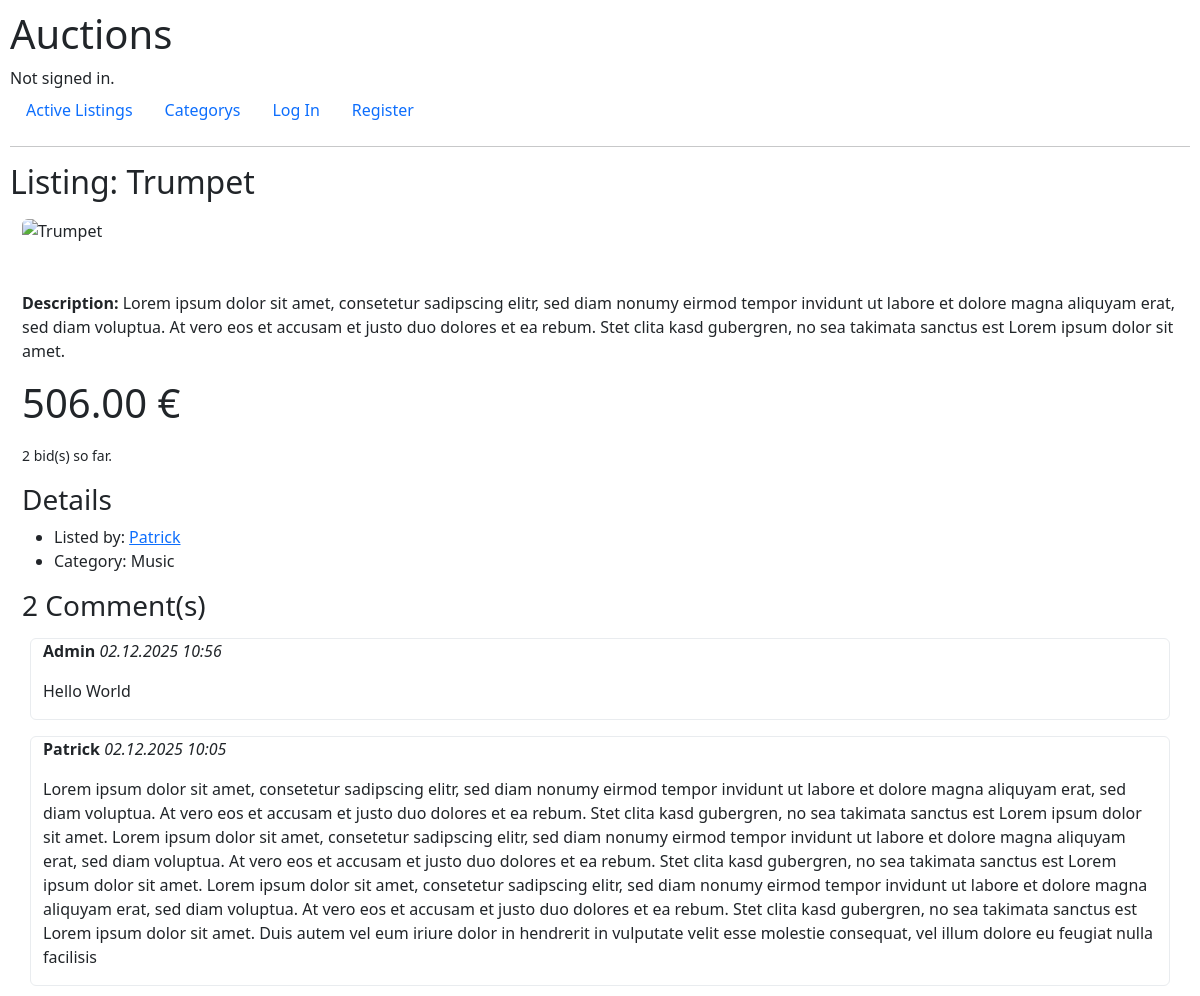
Screenshot of /listing/7 with the database file from the repository.
### auctions/models.py (models this page shows, shortened)
class Listing(models.Model):
    title = models.CharField(max_length=255)
    description = models.TextField()
    starting_bid = models.DecimalField(max_digits=10, decimal_places=2)
    image_url = models.URLField(blank=True, null=True)
    category = models.ForeignKey('Category',on_delete=models.SET_NULL, blank=True, null=True)
    owner = models.ForeignKey('User', on_delete=models.CASCADE)
    active = models.BooleanField(default=True)
    created = models.DateTimeField(auto_now_add=True)
    edited = models.DateTimeField(auto_now=True)
    def highest_bid_obj(self):
        return self.bids.order_by("-bid").first()
    @property
    def highest_bid(self):
        highest = self.highest_bid_obj()
        return highest.bid if highest else self.starting_bid
    @property
    def bids_count(self):
        return self.bids.count()
    def user_has_highest_bid(self, user):
        if not user.is_authenticated:
            return False
        highest = self.highest_bid_obj()
        if not highest:
            return False
        return highest.user == user

class Bid(models.Model):
    user = models.ForeignKey('User', on_delete=models.CASCADE)
    listing = models.ForeignKey('Listing', on_delete=models.CASCADE, related_name="bids")
    bid = models.DecimalField(max_digits=10, decimal_places=2)
    created = models.DateTimeField(auto_now_add=True)

class User(AbstractUser):
    pass

class Category(models.Model):
    name = models.CharField(max_length=255)
    def __str__(self):
        return self.name

class Comment(models.Model):
    user = models.ForeignKey('User', on_delete=models.CASCADE)
    listing = models.ForeignKey('Listing', on_delete=models.CASCADE, related_name="comments")
    comment = models.CharField(max_length=1024)
    created = models.DateTimeField(auto_now_add=True)
    edited = models.DateTimeField(auto_now=True)

### auctions/views.py (the view)
# urls.py: path("listing/<int:listing_id>", views.listing, name="listing"),
def listing(request, listing_id):
    listing = get_object_or_404(Listing, id=listing_id)
    is_watching = False
    form = None
    if request.user.is_authenticated:
        is_watching = Watchlist.objects.filter(
            user=request.user,
            listing=listing
        ).exists()
    return render(request, "auctions/listing.html",{
        "listing" : listing,
        "is_watching" : is_watching,
        "form_bid" : BidForm(),
        "user_has_highest": listing.user_has_highest_bid(request.user),
        "comments": listing.comments.order_by("-created"),
        "form_comment" : CommentForm()
    })

### auctions/templates/auctions/listing.html (shortened to what this page needs)
{% extends "auctions/layout.html" %}
{% block body %}
    <h2>Listing: {{ listing.title }}</h2>
    <div class="container-fluid mt-3">
        <img
        src="{{ listing.image_url|default_if_none:'https://img.freepik.com/premium-vector/no-photo-available-vector-icon-default-image-symbol-picture-coming-soon-web-site-mobile-app_87543-10615.jpg' }}"
        alt="{{ listing.title }}"
        class="rounded img-fluid"
        style="height: 300px; width: auto; object-fit: contain;"
        onerror="this.onerror=null; this.src='https://img.freepik.com/premium-vector/no-photo-available-vector-icon-default-image-symbol-picture-coming-soon-web-site-mobile-app_87543-10615.jpg';"
        />
    </div>
    <div class="container-fluid mt-5">
        <p><strong>Description:</strong> {{ listing.description }}</p>
    </div>
    <div class="container-fluid mt-3">
        <p class="display-6">{{ listing.highest_bid }} €</p>
    </div>
    <div class="container-fluid mt-3" style="max-width: 300px; margin-left: 0px;">
        <p><small>{{ listing.bids_count }} bid(s) so far.</small></p>
        </div>
    <div class="container-fluid mt-3">
        <h3>Details</h3>
        <ul>
            <li>Listed by: <span><a href="{% url 'profile' listing.owner.id %}">{{ listing.owner }}</a></span></li>
            <li>Category: {{listing.category}}</li>
        </ul>
        <h3>{{ comments.count }} Comment(s)</h3>
        {% for comment in comments %}
            <div class="container rounded mt-3 border border-light-subtle">
                <p><span class="fw-bold">{{ comment.user }}</span> <span class="fst-italic">{{ comment.created|date:"d.m.Y H:i" }}</span></p>
                <p>{{ comment.comment }}</p>
            </div>
        {% endfor %}
    </div>
{% endblock %}

### auctions/static/auctions/styles.css (style rules this page uses)
body { padding: 10px; }

### rows the page displays
Listing: title "Trumpet", description "Lorem ipsum dolor sit amet, consetetur sadipscing elitr, sed diam nonumy eirmod tempor invidunt ut labore et dolore magna aliquyam erat, sed diam voluptua. At vero eos et accusam et justo duo dolores et ea rebum. Stet clita kasd gubergren, no sea takimata sanctus est Lorem ipsum dolor sit amet.", highest_bid "506.00", bids_count "2", owner "Patrick", category "Music"
Comment: user "Admin", created "02.12.2025 10:56", comment "Hello World"
Comment: user "Patrick", created "02.12.2025 10:05", comment "Lorem ipsum dolor sit amet, consetetur sadipscing elitr, sed diam nonumy eirmod tempor invidunt ut labore et dolore magna aliquyam erat, sed diam voluptua. At vero eos et accusam et justo duo dolores et ea rebum. Stet clita kasd gubergren, no sea takimata sanctus est Lorem ipsum dolor sit amet. Lorem ipsum dolor sit amet, consetetur sadipscing elitr, sed diam nonumy eirmod tempor invidunt ut labore et dolore magna aliquyam erat, sed diam voluptua. At vero eos et accusam et justo duo dolores et ea rebum. Stet clita kasd gubergren, no sea takimata sanctus est Lorem ipsum dolor sit amet. Lorem ipsum dolor sit amet, consetetur sadipscing elitr, sed diam nonumy eirmod tempor invidunt ut labore…"

### other values shown
{{ comments.count }} "2"
